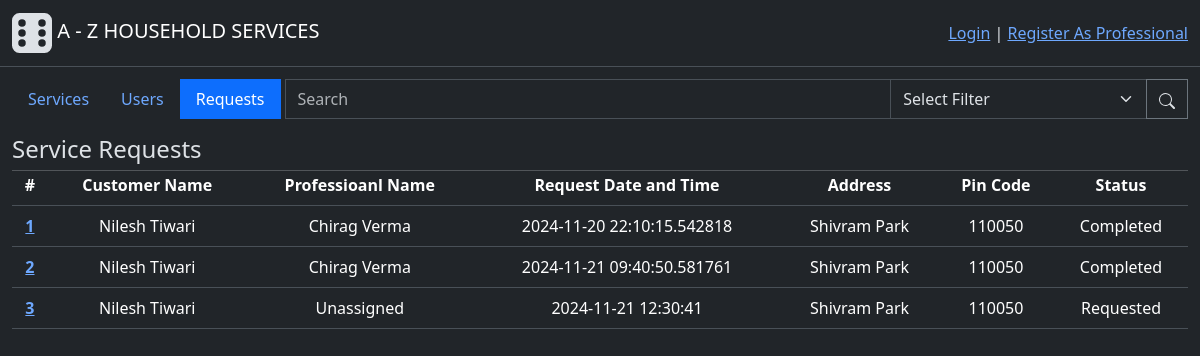
The page /admin/requests on the database as committed earlier.
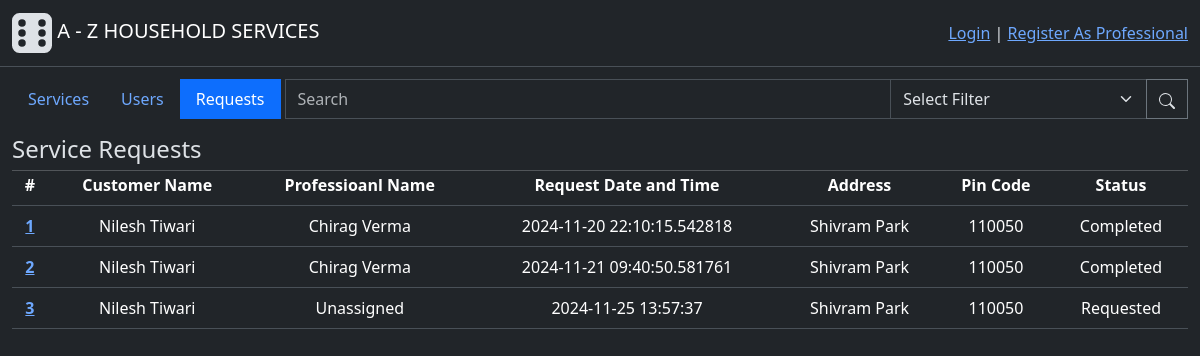
The same page on the database as committed later.
### backend/modals.py (models this page shows, shortened)
class ServiceRequest(db.Model):
    id = db.Column(db.Integer(), primary_key=True)
    service_id = db.Column(db.Integer(), db.ForeignKey("service.id"), nullable=False) # Foreign Key - Service table
    customer_id = db.Column(db.Integer(), db.ForeignKey("user.id"), nullable=False) #Foreign key - from User(Customer) table
    professional_id = db.Column(db.Integer(), db.ForeignKey("professional.id")) # Foreign Key - Professional table, One professional for one job
    start_date = db.Column(db.DateTime(), nullable=False, default=datetime.now().replace(microsecond=0)) # datetime.now():get current time
    end_date = db.Column(db.DateTime())
    status = db.Column(db.Integer(), nullable=False, default=0) # 0-requested, 1-accepted, 2-completed at users-end, 3-completed at professionals-end
    rating = db.Column(db.Integer()) # Mandatory to give ratings for closing the job
    remarks = db.Column(db.String(500))
    professional = db.relationship("Professional", backref="service_requests", lazy=True)
    def get_professional(self):
        professional = self.professional
        if professional:
            return professional.user.name
        else:
            return "Unassigned"
    def get_status(self):
        status = self.status
        if status == 0:
            return "Requested"
        elif status == 1:
            return "Accepted"
        else:
            return "Completed"

class User(db.Model, UserMixin):
    id = db.Column(db.Integer(), primary_key=True)
    email = db.Column(db.String(60), unique=True, nullable=False)
    password = db.Column(db.String(), nullable=False)
    role = db.Column(db.Integer(), nullable=False, default=1) # 0-Admin, 1-Customer, 2-Professional
    name = db.Column(db.String(30), nullable=False)
    address = db.Column(db.String(100), nullable=False)
    pincode = db.Column(db.Integer(), nullable=False)
    status = db.Column(db.Integer(), nullable=False, default=1) # 0-inactive, 1-active
    rating = db.Column(db.Integer(), default=0)
    service_requests = db.relationship("ServiceRequest", cascade="all, delete", backref="customer", lazy=True) # For accessing all the service requests created by a user(customer)
    professional_info = db.relationship("Professional", cascade="all, delete", backref="user", uselist=False) # one to one relation for accessing futher professional info

### backend/controllers.py (the view)
@app.route("/admin/requests", methods=["GET", "POST"])
def requests_tab_page():
    button_state = 2
    requests = ServiceRequest.query.all()
    return render_template("requests_tab.html", button_state=button_state, requests=requests)

### templates/requests_tab.html
{% extends "admin_dashboard.html" %}
{% block subcontent %}
<h4 style="margin-bottom: -10px;" class="h4 text-start mt-3">Service Requests</h4>
<hr style="margin-bottom:  -10px;" class="divider">
{% if requests %}
    <table class="table mt-1">
        <thead>
        <tr>
            <th scope="col">#</th>
            <th scope="col">Customer Name</th>
            <th scope="col">Professioanl Name</th>
            <th scope="col">Request Date and Time</th>
            <th scope="col">Address</th>
            <th scope="col">Pin Code</th>
            <th scope="col">Status</th>
        </tr>
        </thead>
        <tbody>
            {% for request in requests %}
                <tr>
                    <th scope="row">
                        <a href="{{ url_for('service_request_info', id=request.id)}}">
                            {{request.id}}
                        </a>
                    </th>
                    <td>{{request.customer.name}}</td>
                    <td>{{request.get_professional()}}</td>
                    <td>{{request.start_date}}</td>
                    <td>{{request.customer.address}}</td>
                    <td>{{request.customer.pincode}}</td>
                    <td>{{request.get_status()}}</td>
                </tr>
            {% endfor %}
        </tbody>
    </table>
{% else %}
    <div class="h5 mt-3">Currently there are no jobs.</div>
{% endif %}
{% endblock %}

Rows that differ between the two databases and show on the page:
changed ServiceRequest "Requested": start_date "2024-11-21 12:30:41" → "2024-11-25 13:57:37"
